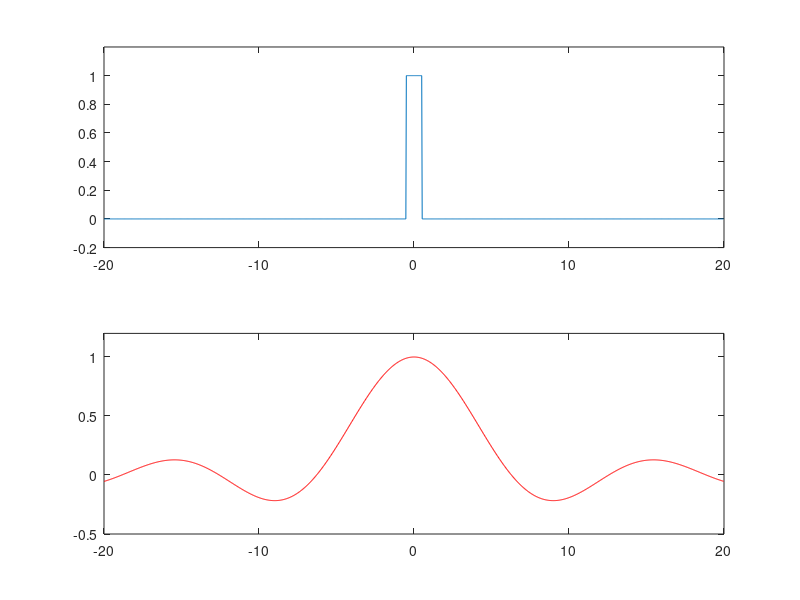

Reproduce this figure in MATLAB.
clf;
xx=-20:0.0301:20;

F = @( x ) sin(0.5*x)./(0.5*x);
subplot(2,1,2);
plot(xx,F(xx),'r');
ylim([-0.5, 1.2])

yyy=cat(2, zeros(1,sum(xx<-0.5)),  ones(1,sum((-0.5<=xx)&(xx<=0.5))), zeros(1,sum(xx>0.5)) ) ;
size(xx)
size(yyy)
subplot(2,1,1);
plot(xx,yyy);
ylim([-0.2, 1.2])
print('negyszog','-dpdf') ;


